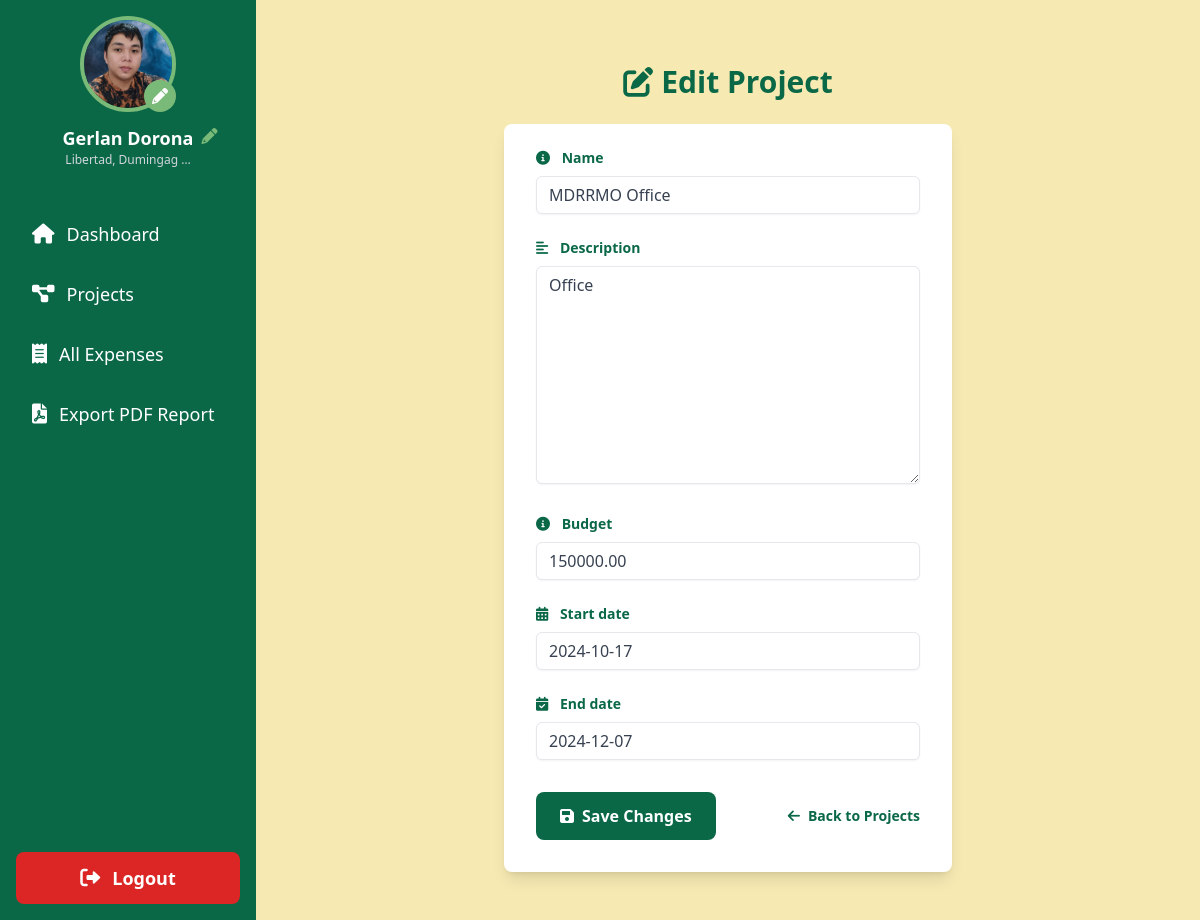
The app's page /edit-project/26/ (signed in) with its own data.
### sk_project/models.py (models this page shows, shortened)
class User(AbstractUser):
    is_chairman = models.BooleanField(default=False)
    profile_picture = models.ImageField(upload_to='profile_pics/', default='profile_pics/default_avatar.png', blank=True)
    address = models.TextField(blank=True, null=True)
    contact_number = models.CharField(max_length=15, blank=True, null=True)
    groups = models.ManyToManyField(
        Group,
        verbose_name=_('groups'),
        blank=True,
        help_text=_(
            'The groups this user belongs to. A user will get all permissions '
            'granted to each of their groups.'
        ),
        related_name='sk_user_set',
        related_query_name='sk_user',
    )
    user_permissions = models.ManyToManyField(
        Permission,
        verbose_name=_('user permissions'),
        blank=True,
        help_text=_('Specific permissions for this user.'),
        related_name='sk_user_set',
        related_query_name='sk_user',
    )

class Project(models.Model):
    name = models.CharField(max_length=255)
    description = models.TextField()
    allocated_budget = models.DecimalField(max_digits=10, decimal_places=2, default=0)
    budget = models.DecimalField(max_digits=10, decimal_places=2)
    main_budget = models.ForeignKey(MainBudget, related_name='projects', on_delete=models.SET_NULL, null=True)
    chairman = models.ForeignKey(User, related_name='projects', on_delete=models.CASCADE)
    start_date = models.DateField()
    end_date = models.DateField()
    created_at = models.DateTimeField(auto_now_add=True)
    updated_at = models.DateTimeField(auto_now=True)
    class Meta:
        ordering = ['start_date']

### sk_project/views.py (the view)
# urls.py: path('edit-project/<int:project_id>/', views.edit_project, name='edit_project'),
@login_required
def edit_project(request, project_id):
    project = get_object_or_404(Project, id=project_id, chairman=request.user)
    if request.method == 'POST':
        form = ProjectForm(request.POST, instance=project)
        if form.is_valid():
            form.save()
            messages.success(request, 'Project updated successfully!')
            return redirect('dashboard')
    else:
        form = ProjectForm(instance=project)
    return render(request, 'edit_project.html', {'form': form, 'project': project})

### sk_project/forms.py
class ProjectForm(forms.ModelForm):
    class Meta:
        model = Project
        fields = ['name', 'description', 'budget', 'start_date', 'end_date']

### templates/edit_project.html (shortened to what this page needs)
{% extends 'base.html' %}
{% load static %}
{% load widget_tweaks %}
{% block content %}
    <div class="container mx-auto mt-8 max-w-md animate__animated animate__fadeIn">
        <h2 class="text-3xl font-bold mb-6 text-center text-tertiary animate__animated animate__slideInDown">
            <i class="fas fa-edit mr-2"></i>Edit Project
        </h2>
        <form method="post" class="bg-white shadow-lg rounded-lg px-8 pt-6 pb-8 mb-4 animate__animated animate__zoomIn">
            {% for field in form %}
                <div class="mb-6 animate__animated animate__fadeInUp" style="animation-delay: {{ forloop.counter|add:"-1" }}00ms;">
                    <label class="block text-tertiary text-sm font-bold mb-2" for="{{ field.id_for_label }}">
                        {% if field.name == 'title' %}
                            <i class="fas fa-heading mr-2"></i>
                        {% elif field.name == 'description' %}
                            <i class="fas fa-align-left mr-2"></i>
                        {% elif field.name == 'start_date' %}
                            <i class="fas fa-calendar-alt mr-2"></i>
                        {% elif field.name == 'end_date' %}
                            <i class="fas fa-calendar-check mr-2"></i>
                        {% elif field.name == 'status' %}
                            <i class="fas fa-tasks mr-2"></i>
                        {% else %}
                            <i class="fas fa-info-circle mr-2"></i>
                        {% endif %}
                        {{ field.label }}
                    </label>
                    {{ field|add_class:"shadow-sm appearance-none border rounded-md w-full py-2 px-3 text-gray-700 leading-tight focus:outline-none focus:ring-2 focus:ring-tertiary focus:border-transparent transition duration-300" }}
                </div>
            {% endfor %}
            <div class="flex items-center justify-between mt-8 animate__animated animate__fadeInUp" style="animation-delay: 500ms;">
                <button type="submit" class="bg-tertiary hover:bg-quaternary text-white font-bold py-3 px-6 rounded-lg focus:outline-none focus:shadow-outline transition duration-300 transform hover:scale-105 animate__animated animate__pulse animate__infinite">
                    <i class="fas fa-save mr-2"></i>Save Changes
                </button>
                <a href="{% url 'all_projects' %}" class="inline-block align-baseline font-bold text-sm text-tertiary hover:text-quaternary transition duration-300 animate__animated animate__bounceIn" style="animation-delay: 700ms;">
                    <i class="fas fa-arrow-left mr-2"></i>Back to Projects
                </a>
            </div>
        </form>
    </div>
{% endblock %}

### templates/base.html (shortened to what this page needs)
<!DOCTYPE html>
<html lang="en">
    {% load static %}
    <head>
        <script src="https://cdn.tailwindcss.com"></script>
        <link href="https://cdnjs.cloudflare.com/ajax/libs/font-awesome/6.0.0-beta3/css/all.min.css" rel="stylesheet">
    </head>
    <body class="bg-secondary">
        <div class="flex h-screen">
            <aside class="w-64 bg-tertiary text-white flex flex-col">
                <div class="p-4 flex flex-col items-center">
                    <a href="{% url 'edit_profile' %}" class="mb-3 relative">
                        {% if user.profile_picture %}
                            <img src="{{ user.profile_picture.url }}" alt="Profile Picture" class="w-24 h-24 rounded-full border-4 border-quaternary hover:border-primary transition-colors duration-200">
                        {% else %}
                            <img src="{% static 'img/drr.png' %}" alt="Default Profile Picture" class="w-24 h-24 rounded-full border-4 border-quaternary hover:border-primary transition-colors duration-200">
                        {% endif %}
                        <i class="fas fa-pencil-alt absolute bottom-0 right-0 bg-quaternary text-white p-2 rounded-full"></i>
                    </a>
                    <div class="text-center relative">
                        <h2 class="text-lg font-semibold">{{ user.get_full_name|title }}</h2>
                        <p class="text-xs text-gray-300">{{ user.address|truncatechars:20|capfirst }}</p>
                        <a href="{% url 'edit_profile' %}" class="absolute -right-6 top-0">
                            <i class="fas fa-pencil-alt text-quaternary hover:text-primary transition-colors duration-200"></i>
                        </a>
                    </div>
                </div>
                <nav class="mt-6 flex-grow">
                    {% if user.is_superuser %}
                        <a href="{% url 'admin_dashboard' %}" class="block py-3 px-6 hover:bg-quaternary transition-colors duration-200 {% if request.resolver_match.url_name == 'admin_dashboard' %}bg-quaternary text-primary font-bold{% endif %} rounded-lg mb-2 mx-2 flex items-center">
                            <i class="fas fa-user-shield mr-3 text-xl"></i> <span class="text-lg">Admin Dashboard</span>
                        </a>
                        {% else%}
                    <a href="{% url 'dashboard' %}" class="block py-3 px-6 hover:bg-quaternary transition-colors duration-200  rounded-lg mb-2 mx-2 flex items-center">
                        <i class="fas fa-home mr-3 text-xl"></i> <span class="text-lg">Dashboard</span>
                    </a>
                    <a href="{% url 'all_projects' %}" class="block py-3 px-6 hover:bg-quaternary transition-colors duration-200  rounded-lg mb-2 mx-2 flex items-center">
                        <i class="fas fa-project-diagram mr-3 text-xl"></i> <span class="text-lg">Projects</span>
                    </a>
                    <a href="{% url 'all_expenses' %}" class="block py-3 px-6 hover:bg-quaternary transition-colors duration-200  rounded-lg mb-2 mx-2 flex items-center">
                        <i class="fas fa-receipt mr-3 text-xl"></i> <span class="text-lg">All Expenses</span>
                    </a>
                    <a href="{% url 'export_pdf_report' %}" class="block py-3 px-6 hover:bg-quaternary transition-colors duration-200  rounded-lg mb-2 mx-2 flex items-center">
                        <i class="fas fa-file-pdf mr-3 text-xl"></i> <span class="text-lg">Export PDF Report</span>
                    </a>
                    {% endif %}
                </nav>
                <div class="p-4 mt-auto">
                    <a href="{% url 'logout' %}" class="block py-3 px-6 bg-red-600 text-white rounded-lg hover:bg-red-700 transition-colors duration-200 text-center flex items-center justify-center">
                        <i class="fas fa-sign-out-alt mr-3 text-xl"></i> <span class="text-lg font-semibold">Logout</span>
                    </a>
                </div>
            </aside>
            <main class="flex-1 p-8 overflow-y-auto">
                {% block content %}
                {% endblock %}
            </main>
        </div>
    </body>
</html>

### records on screen
User: profile_picture (picture), get_full_name "Gerlan Dorona", address "Libertad, Dumingag …"
Project: form "MDRRMO Office" "Office" "150000.00" "2024-10-17" "2024-12-07"

### other values on screen
{{ field.label }} "Name" "Description" "Budget" "Start date" "End date"
